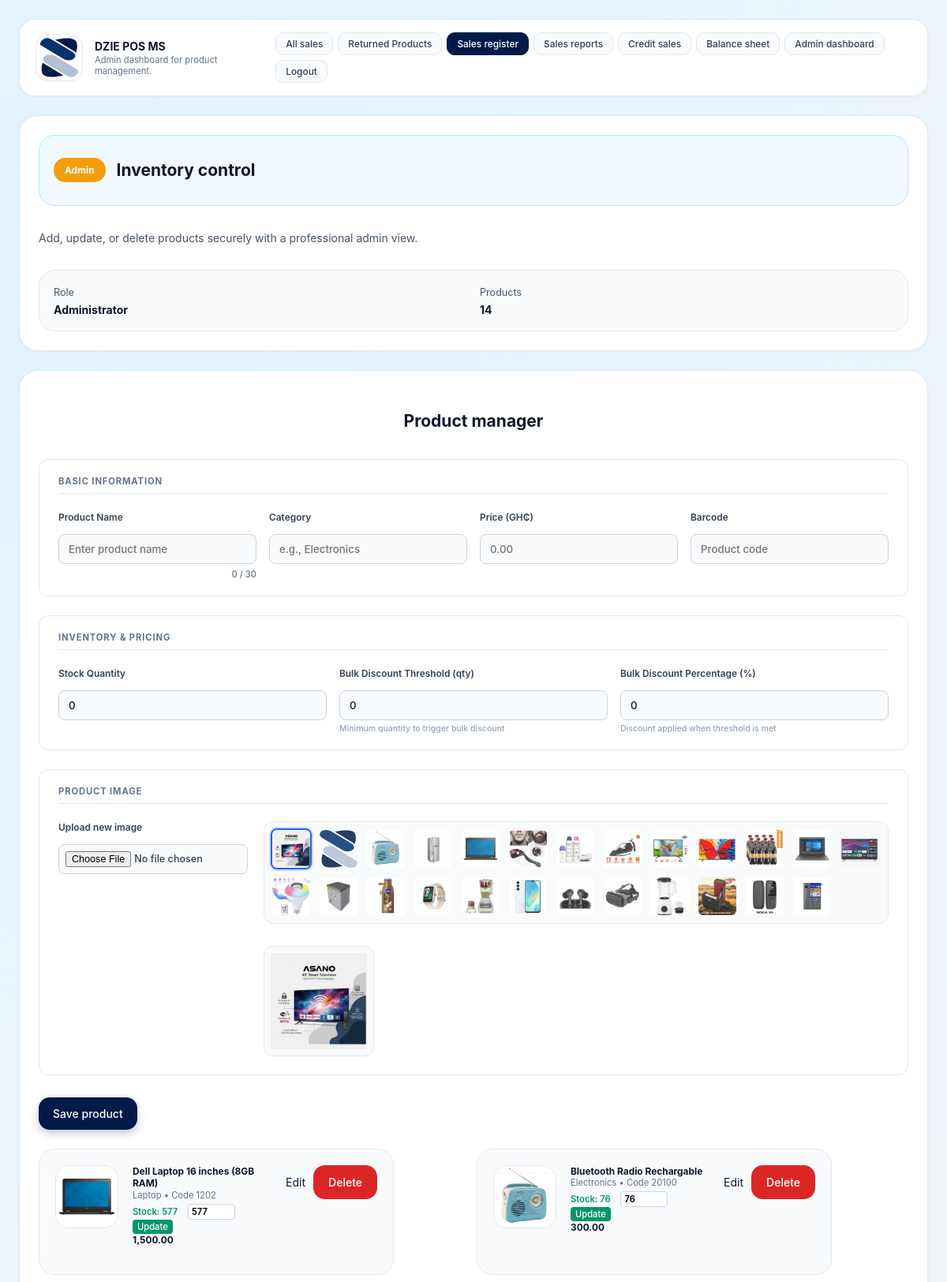
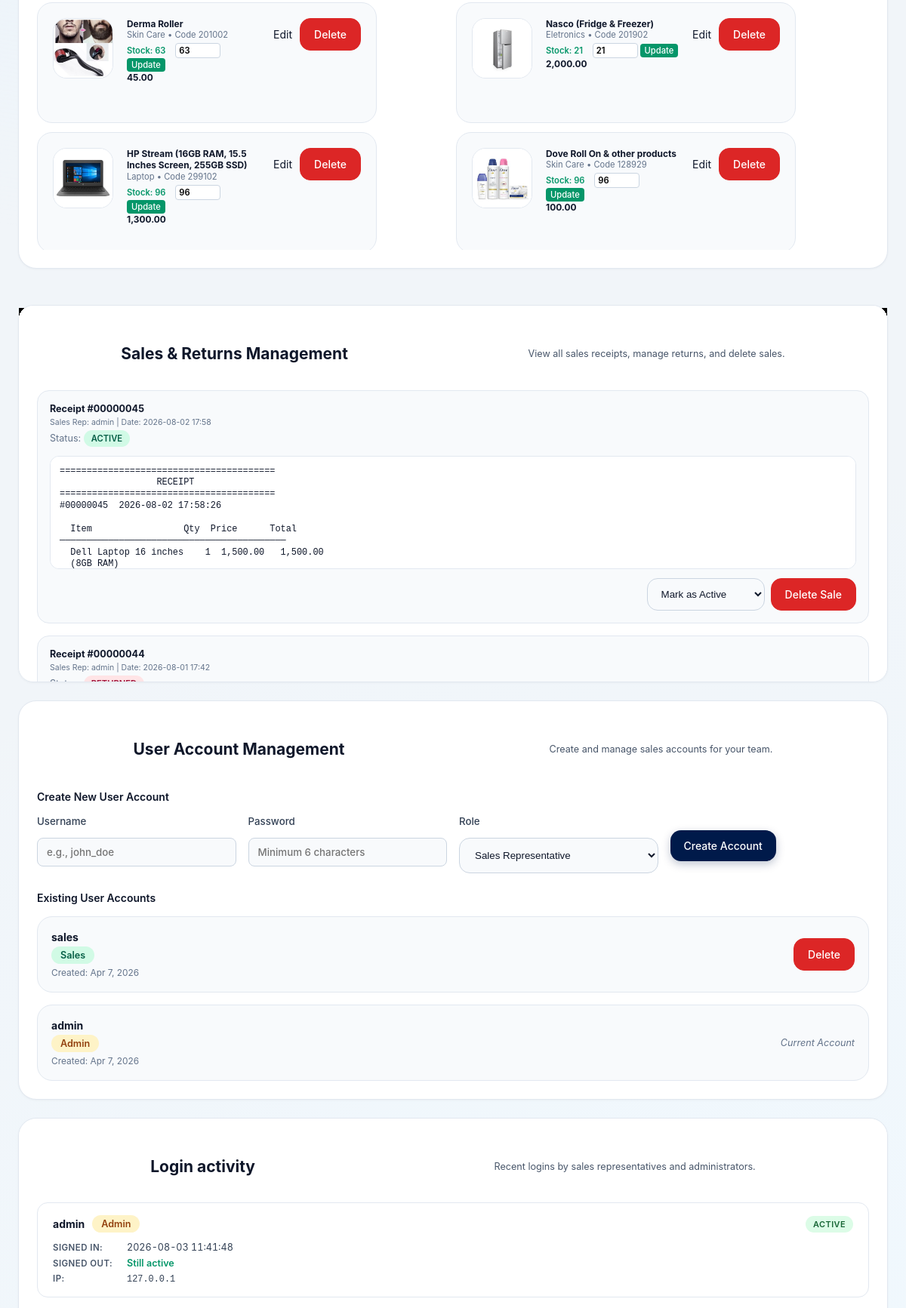
The page /admin.php (signed in, upper part) on the database its author committed (2 pictures, top to bottom).
### tables this page shows
CREATE TABLE settings (
            key TEXT PRIMARY KEY,
            value TEXT NOT NULL
        );

CREATE TABLE products (
            id INTEGER PRIMARY KEY,
            code TEXT UNIQUE NOT NULL,
            name TEXT NOT NULL,
            category TEXT NOT NULL,
            price REAL NOT NULL,
            image TEXT NOT NULL
        , quantity INTEGER NOT NULL DEFAULT 0, bulk_quantity_threshold INTEGER NOT NULL DEFAULT 0, bulk_discount_percentage REAL NOT NULL DEFAULT 0);

CREATE TABLE receipts (
            id INTEGER PRIMARY KEY,
            order_id INTEGER NOT NULL UNIQUE,
            username TEXT NOT NULL,
            receipt_content TEXT NOT NULL,
            return_status TEXT NOT NULL DEFAULT "Active",
            created_at TEXT NOT NULL,
            FOREIGN KEY(order_id) REFERENCES orders(id)
        );

CREATE TABLE users (
            id INTEGER PRIMARY KEY,
            username TEXT UNIQUE NOT NULL,
            password_hash TEXT NOT NULL,
            role TEXT NOT NULL,
            created_at TEXT NOT NULL
        );

### admin.php (the view, shortened to what the rows shown need)
<?php
require_once __DIR__ . '/inc/functions.php';
try {
    $posName = get_pos_name();
    $products = load_products();
    $receipts = load_receipts();
    $users = get_all_users();
    $loginEvents = load_login_events();
} catch (Exception $e) {
    die('Database error: ' . $e->getMessage());
}
?>
<!DOCTYPE html>
<html lang="en">
<head>
  <link rel="stylesheet" href="styles.css" />
</head>
<body>
  <div class="app-shell">
    <header class="header">
      <div class="brand">
        <img class="brand-icon" src="<?php echo htmlspecialchars(get_trademark_src()); ?>" alt="Trademark" />
        <div>
          <h1><?php echo htmlspecialchars($posName); ?></h1>
          <p class="subtitle">Admin dashboard for product management.</p>
        </div>
      </div>
    </header>
    <main class="main-grid">
      <article class="panel overview-panel">
        <div class="panel-label">
          <h2>Inventory control</h2>
        </div>
      </article>
      <section class="panel admin-management">
        <div class="panel-header">
          <h2>Product manager</h2>
        </div>
        <div id="admin-product-list" class="admin-product-list">
          <?php foreach ($products as $product): ?>
            <article class="admin-product-card">
                <img src="<?php echo htmlspecialchars(product_image_src($product['image'])); ?>" alt="<?php echo htmlspecialchars($product['name']); ?>" />
              <div class="admin-details">
                <div class="admin-description">
                  <div class="admin-name"><?php echo htmlspecialchars($product['name']); ?></div>
                  <div class="admin-meta"><?php echo htmlspecialchars($product['category']); ?> • Code <?php echo htmlspecialchars($product['code']); ?></div>
                  <div class="admin-stock <?php echo ($product['quantity'] <= 0) ? 'out-of-stock' : 'in-stock'; ?>">
                    Stock: <?php echo htmlspecialchars($product['quantity']); ?>
                    <form method="post" action="admin.php" class="stock-update-form">
 <input type="number" name="quantity" value="<?php echo htmlspecialchars($product['quantity']); ?>" min="0" class="stock-input" />
                      <button type="submit" class="stock-update-btn">Update</button>
                    </form>
                  </div>
                </div>
                <div class="admin-price"><?php echo htmlspecialchars(number_format($product['price'], 2)); ?></div>
              </div>
              <div class="admin-actions">
                <a class="tertiary" href="admin.php?edit=<?php echo $product['id']; ?>">Edit</a>
<form method="post" action="admin.php" class="inline-form">
                  <button class="danger" type="submit" onclick="return confirm('Delete this product?');">Delete</button>
                </form>
              </div>
            </article>
          <?php endforeach; ?>
        </div>
      </section>
      <section class="panel receipts-management-panel">
        <div class="panel-header">
          <h2>Sales & Returns Management</h2>
        </div>
        <?php if (empty($receipts)): ?>
          <p class="empty-message">No receipts available yet.</p>
        <?php else: ?>
          <div class="receipts-list">
            <?php foreach ($receipts as $receipt): ?>
              <article class="receipt-management-card">
                <div class="receipt-management-info">
                  <div class="receipt-id">Receipt #<?php echo htmlspecialchars(str_pad((string)$receipt['order_id'], 8, '0', STR_PAD_LEFT)); ?></div>
                  <div class="receipt-meta">
                    Sales Rep: <?php echo htmlspecialchars($receipt['username']); ?> |
                    Date: <?php echo htmlspecialchars(date('Y-m-d H:i', strtotime($receipt['created_at']))); ?>
                  </div>
                  <div class="receipt-return-status">
                    Status:
                    <?php if ($receipt['return_status'] === 'Returned'): ?>
<span class="receipt-status returned">RETURNED</span>
                     <?php else: ?>
                       <span class="receipt-status active">ACTIVE</span>
                    <?php endif; ?>
                  </div>
                </div>
                <pre class="receipt-management-preview"><?php echo htmlspecialchars($receipt['receipt_content']); ?></pre>
                <div class="receipt-management-actions">
<form method="post" action="admin.php" class="inline-form">
                    <select name="return_status" class="status-select" onchange="this.form.submit()">
                      <option value="Active" <?php echo $receipt['return_status'] === 'Active' ? 'selected' : ''; ?>>Mark as Active</option>
                    </select>
                  </form>
<form method="post" action="admin.php" class="inline-form">
                    <button class="danger" type="submit" onclick="return confirm('Delete this sale permanently?');">Delete Sale</button>
                  </form>
                </div>
              </article>
            <?php endforeach; ?>
          </div>
        <?php endif; ?>
      </section>
      <section class="panel user-management-panel">
        <div class="panel-header">
          <h2>User Account Management</h2>
        </div>
        <div class="user-list-section">
          <?php if (empty($users)): ?>
            <p class="empty-message">No user accounts found.</p>
          <?php else: ?>
            <div class="user-list">
              <?php foreach ($users as $user): ?>
                <article class="user-card">
                  <div class="user-info">
                    <div class="user-name"><?php echo htmlspecialchars($user['username']); ?></div>
                    <div class="user-role <?php echo $user['role'] === 'admin' ? 'admin-role' : 'sales-role'; ?>">
                      <?php echo ucfirst($user['role']); ?>
                    </div>
                    <div class="user-created">Created: <?php echo htmlspecialchars(date('M j, Y', strtotime($user['created_at']))); ?></div>
                  </div>
                  <div class="user-actions">
                    <?php if ($user['id'] !== $_SESSION['user']['id']): ?>
<form method="post" action="admin.php" class="inline-form">
                        <button class="danger" type="submit" onclick="return confirm('Delete this user account? This action cannot be undone.')">Delete</button>
                      </form>
                    <?php else: ?>
                      <span class="current-user">Current Account</span>
                    <?php endif; ?>
                  </div>
                </article>
              <?php endforeach; ?>
            </div>
          <?php endif; ?>
        </div>
      </section>
      <section class="panel login-history-panel">
        <div class="panel-header">
          <h2>Login activity</h2>
        </div>
        <?php if (empty($loginEvents)): ?>
          <p class="empty-message">No login activity recorded yet.</p>
        <?php else: ?>
          <div class="history-list">
            <?php foreach ($loginEvents as $event): ?>
              <?php
                $loginTime = date('Y-m-d H:i:s', strtotime($event['created_at']));
                $logoutTime = !empty($event['logged_out_at']) ? date('Y-m-d H:i:s', strtotime($event['logged_out_at'])) : null;
                $statusClass = $logoutTime ? 'logged-out' : 'active';
                $statusText = $logoutTime ? 'Logged out' : 'Active';
              ?>
              <article class="history-card">
                <div class="history-main">
                  <strong><?php echo htmlspecialchars($event['username']); ?></strong>
                  <span class="user-role <?php echo $event['role'] === 'admin' ? 'admin-role' : 'sales-role'; ?>">
                    <?php echo htmlspecialchars(ucfirst($event['role'])); ?>
                  </span>
                  <span class="session-status <?php echo $statusClass; ?>"><?php echo $statusText; ?></span>
                </div>
                <div class="history-details">
                  <div class="history-time">
                    <span class="time-label">Signed in:</span>
                    <span class="time-value"><?php echo htmlspecialchars($loginTime); ?></span>
                  </div>
                  <?php if ($logoutTime): ?>
                    <div class="history-time">
                      <span class="time-label">Signed out:</span>
                      <span class="time-value"><?php echo htmlspecialchars($logoutTime); ?></span>
                    </div>
                  <?php else: ?>
                    <div class="history-time history-active">
                      <span class="time-label">Signed out:</span>
                      <span class="time-value">Still active</span>
                    </div>
                  <?php endif; ?>
                  <?php if (!empty($event['ip'])): ?>
                    <div class="history-ip">
                      <span class="ip-label">IP:</span>
                      <span class="ip-value"><?php echo htmlspecialchars($event['ip']); ?></span>
                    </div>
                  <?php endif; ?>
                </div>
              </article>
            <?php endforeach; ?>
          </div>
        <?php endif; ?>
      </section>
    </main>
  </div>
</body>
</html>

### rows shown on the page
settings: value (picture)
settings: value "DZIE POS MS"
products: image (picture), name "Dell Laptop 16 inches (8GB RAM)", category "Laptop", code "1202", quantity "577", price "1,500.00"
products: image (picture), name "Bluetooth Radio Rechargable", category "Electronics", code "20100", quantity "76", price "300.00"
products: image+name (picture), name "Derma Roller", category "Skin Care", code "201002", quantity "63", price "45.00"
products: image (picture), name "Nasco (Fridge & Freezer)", category "Eletronics", code "201902", quantity "21", price "2,000.00"
products: image (picture), name "HP Stream (16GB RAM, 15.5 Inches Screen, 255GB SSD)", category "Laptop", code "299102", quantity "96", price "1,300.00"
products: image (picture), name "Dove Roll On & other products", category "Skin Care", code "128929", quantity "96", price "100.00"
receipts: order "00000045", username "admin", created_at "2026-08-02 17:58", shows "ACTIVE", receipt_content "======================================== RECEIPT ======================================== #00000045 2026-08-02 17:58:26 Item Qty Price Total ────────────────────────────────────────── Dell Laptop 16 inches 1 1,500.00 1,500.00 (8GB RAM)…", return_status "Mark as Active"
receipts: order "00000044", username "admin", created_at "2026-08-01 17:42"
users: username "sales", role "Sales", created_at "Apr 7, 2026"
users: username "admin", role "Admin", created_at "Apr 7, 2026", shows "Current Account"

### other values the page prints
count($products) "14"
$event['username'] "admin"
$event['role'] "Admin"
$statusText "ACTIVE"
$loginTime "2026-08-03 11:41:48"
$event['ip'] "127.0.0.1"
